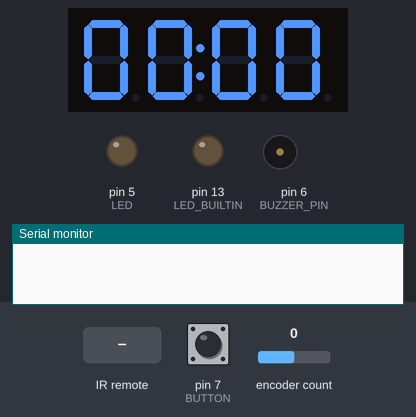
Simulated run of this sketch. Board: Arduino Uno, built with avr-gcc and run on an emulated ATmega328P. Shown: 4-digit seven-segment display, output pins drawn as LEDs (lit = HIGH), buzzer (waves = sounding), the last lines printed to the serial monitor. Dashed ring = blinking. The inputs (shaded band) are chosen by the test bench; at power-on: pin 7 (BUTTON) HIGH, encoder count 0.

Above: at 1.7 s.
1.8 s: pin 7 (BUTTON) pulled LOW for 0.15 s
At 4.1 s:
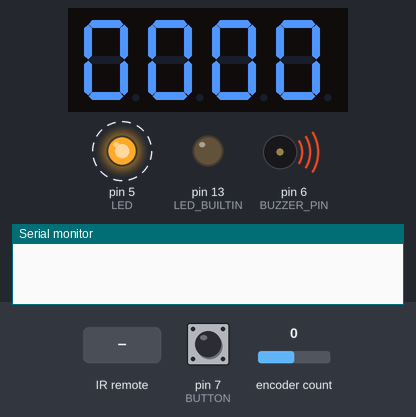
4.9 s: encoder count set to 1
7.9 s: infrared code 0xF7087F80 received
9.4 s: pin 7 (BUTTON) pulled LOW for 1 s
At 11.7 s:
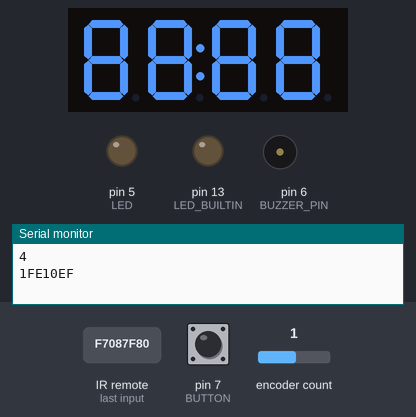
13.4 s: pin 7 (BUTTON) pulled LOW for 3.2 s
18.1 s: infrared code 0xEF107F80 received
Timing chart, 0 to 22.1 s (numbered marks = the images above; inputs shaded):
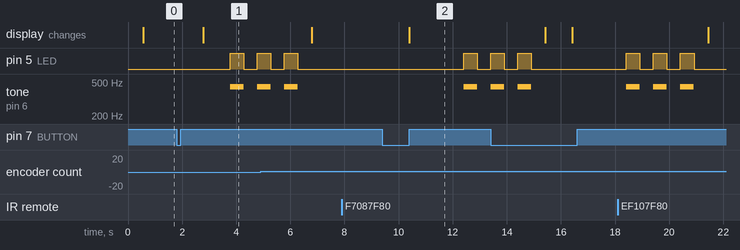

Measured:
- after the input at 1.8 s, pin 5 (LED): LOW → HIGH after 2.0 s, → LOW 0.50 s later, → HIGH 0.50 s later; tone on pin 6 (BUZZER_PIN): silent → 440 Hz after 2.0 s, → silent 0.50 s later, → 440 Hz 0.50 s later; the display: changes after 0.98 s (image 1)
- after the input at 9.4 s, pin 5 (LED): LOW → HIGH after 3.0 s, → LOW 0.50 s later; tone on pin 6 (BUZZER_PIN): silent → 440 Hz after 3.0 s, → silent 0.50 s later; the display: changes after 1.0 s (image 2)

The sketch:

WKOut_UNO.ino
```cpp
#include <Arduino.h>
#include <TM1637Display.h> //Display
#include <Encoder.h>
#define IR_USE_AVR_TIMER1
#include <IRremote.hpp> // Library for TL1838 IR Receiver

#define ENC_A 2
#define ENC_B 3
#define CLK 11
#define DIO 12
#define BUTTON 7
#define LED 5
#define COUNT_FIVE_MINS 1280
#define BASE_FIVE_MINS 300
#define BUZZER_PIN 6
#define IR_PIN 8
#define IR_UP 0xF7087F80
#define IR_DOWN 0xEF107F80
#define IR_OK 0xF30C7F80
#define IR_POWER 0xFC037F80


long counter = 0;
long old_counter = 0;
int state = 0;
int seconds = 0;
unsigned long millis_start = 0;
uint32_t ir_data = 0;

Encoder myEnc(ENC_B, ENC_A);

/// state = 0 => init
/// state = 1 => set up time
/// state = 10 => countdown
/// state = 20 => buzz/light

TM1637Display display(CLK, DIO);

void setup() {
  display.setBrightness(0x0f);
  display.showNumberDecEx(8888,0b01000000);
  delay(500);
  // Set encoder pins as inputs
  pinMode(BUTTON, INPUT_PULLUP);
  pinMode(LED_BUILTIN, OUTPUT);
  pinMode(LED, OUTPUT);
  digitalWrite(LED_BUILTIN, LOW);
  myEnc.write(0);
  // Setup Serial Monitor
  Serial.begin(9600);


  IrReceiver.begin(IR_PIN, ENABLE_LED_FEEDBACK);
  pinMode(BUZZER_PIN, OUTPUT);
  digitalWrite(BUZZER_PIN, LOW);
  noTone(BUZZER_PIN);
  state = 1;
  display.showNumberDecEx(0,0b01000000,true,4,0);
}

void loop(){
  switch (state) {
    case 1:
      state1();
      break;
    case 10:
      state10();
      break;
    case 20:
      state20();
      break;
    default:
      break;

  }
}

void state1(){
  // reads from the counter
  counter = myEnc.read();
  digitalWrite(LED, LOW);
  //changes from the IR
  if (IrReceiver.decode()) {
    ir_data = IrReceiver.decodedIRData.decodedRawData;
    Serial.println(ir_data, HEX);
    IrReceiver.resume();
    if (ir_data == IR_UP)
    {
      counter += 64;
      myEnc.write(counter);
    }
    if (ir_data == IR_DOWN)
    {
      counter -= 64;
      myEnc.write(counter);
    }
  }

  if (counter < 0) {myEnc.write(0);counter = 0;}
  if (counter > 6721) {myEnc.write(6721);counter = 6721;}
  if (counter != old_counter) {
    old_counter = counter;

    if (counter < COUNT_FIVE_MINS) {
      seconds = (counter >> 6) * 15;
    }
    else {
      seconds = BASE_FIVE_MINS + ((counter - COUNT_FIVE_MINS) >> 6) * 60;
    }
    Serial.println(counter);
  }


  show_time(seconds);
  if (digitalRead(BUTTON) == LOW || ir_data == IR_OK){
    ir_data = 0;
    millis_start = millis();
    delay(950);
    state = 10;
  }
}


void show_time(int secs) {
  int time = (secs / 60)*100 + (secs % 60);
  display.showNumberDecEx(time,0b01000000,true,4,0);
}

void state10() {
  int minus = seconds - ((millis() - millis_start) / 1000);
  int time = (minus / 60)*100 + (minus % 60);
  if (minus %2 > 0) {
    display.showNumberDecEx(time,0b01000000,true,4,0);
    digitalWrite(LED, HIGH);
  }
  else {
    display.showNumberDec(time,true,4,0);
    digitalWrite(LED, LOW);
  }

  if (IrReceiver.decode()) {
    ir_data = IrReceiver.decodedIRData.decodedRawData;
    IrReceiver.resume();
  }

  if (digitalRead(BUTTON) == LOW || ir_data == IR_POWER){
    display.showNumberDecEx(8888,0b01000000);
    delay(1000);
    ir_data = 0;
    state = 1;
  }
  if (time <= 0) {delay(1000);state = 20;}
}

void state20(){

  for(int i = 0; i < 3 ; i++){
    digitalWrite(LED, HIGH);  // change state of the LED by setting the pin to the HIGH voltage level
    tone(BUZZER_PIN, 440, 500);
    delay(500);                    // wait for a second
    noTone(BUZZER_PIN);
    digitalWrite(LED, LOW);   // change state of the LED by setting the pin to the LOW voltage level
    delay(500);                      // wait for a second
  }
  IrReceiver.resume();
  state = 1;
}
```
